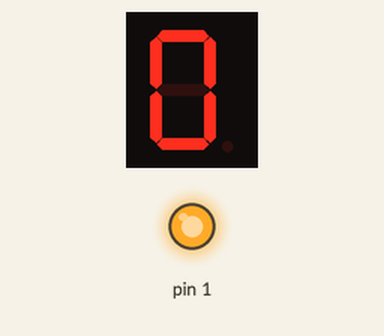
This sketch was run on a simulated Arduino Uno, built with avr-gcc and run on an emulated ATmega328P. Parts: 1-digit seven-segment display, output pins drawn as LEDs (lit = HIGH). Wiring (inferred from the names in the program): 1-digit 7-segment display, segments lit when HIGH: segments pin 4, pin 5, pin 6, pin 7, pin 8, pin 9, pin 10. The segment pins are drawn as the display they are named for; pins used as bus, display or sensor lines are not drawn.

Above: at 0.1 s.
At 1.1 s:
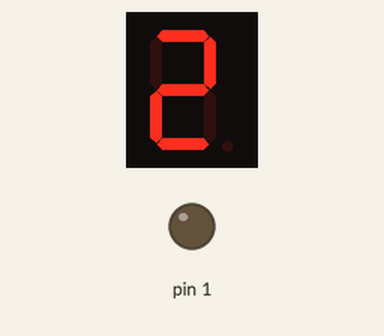
At 2.6 s:
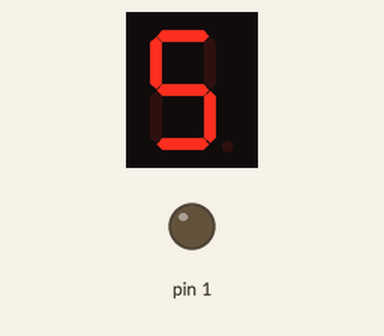
At 4.6 s:
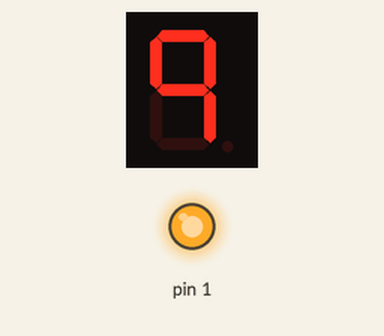
Timing chart, 0 to 39.5 s (numbered marks = the images above):
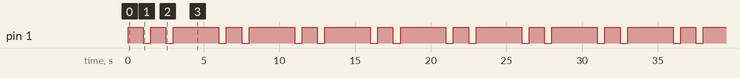

The sketch:

V4.ino
```cpp
/*The goal of this program is to count from 0 to 9 using functions

Functions, for loop, 7 segment, arrays */

int d=500; //variable to control the time displaying each digit

//arrays that contains the state of the segments that need to be
//...on or off in order to display the digit
int zero[]={1,1,1,1,1,1,0};
int one[]={0,1,1,0,0,0,0};
int two[]={1,1,0,1,1,0,1};
int three[]={1,1,1,1,0,0,1};
int four[]={0,1,1,0,0,1,1};
int five[]={1,0,1,1,0,1,1};
int six[]={1,0,1,1,1,1,1};
int seven[]={1,1,1,0,0,0,0};
int eight[]={1,1,1,1,1,1,1};
int nine[]={1,1,1,0,0,1,1};

int pins[]={4,5,6,7,8,9,10};//Array that contains the pins used

void setup() {
  // for loop that defines all the pins in the array "pins" as outputs
  for (int a=0;a<8;a++){
  pinMode(pins[a],OUTPUT);
}

}

//functions to digitalWrite on and off the pins needed for each digit
void Zero(){
  //0
for (int a=0;a<8;a++){
  digitalWrite(pins[a],zero[a]); //the pin number 0 of the array has the value of the value number 0 of the array 0
                                //then they change to the number 1 in both arrays
                                //it keeps increasing until reaching 7

}

}

void One(){ //function to display 1
//1
for (int a=0;a<8;a++){
  digitalWrite(pins[a],one[a]);
}

}

void Two(){ //function to display 2
//2
for (int a=0;a<8;a++){
  digitalWrite(pins[a],two[a]);
}

}

void Three(){ //function to display 3
//3
for (int a=0;a<8;a++){
  digitalWrite(pins[a],three[a]);
}

}

void Four(){ //function to display 4
//4
for (int a=0;a<8;a++){
  digitalWrite(pins[a],four[a]);
}

}

void Five(){//function to display 5
//5
for (int a=0;a<8;a++){
  digitalWrite(pins[a],five[a]);
}

}

void Six(){ //function to display 6
//6
for (int a=0;a<8;a++){
  digitalWrite(pins[a],six[a]);
}

}

void Seven(){ //function to display 7
//7
for (int a=0;a<8;a++){
  digitalWrite(pins[a],seven[a]);
}

}

void Eight(){ //function to display 8
//8
for (int a=0;a<8;a++){
  digitalWrite(pins[a],eight[a]);
}
}

void Nine(){ //function to display 9
//9
for (int a=0;a<8;a++){
  digitalWrite(pins[a],nine[a]);
}
}


void loop() {
//Calls all the functions to count from 0 to 9 with 0.5 seconds of delay between each digit

Zero(); //
delay(d);
One();
delay(d);
Two();
delay(d);
Three();
delay(d);
Four();
delay(d);
Five();
delay(d);
Six();
delay(d);
Seven();
delay(d);
Eight();
delay(d);
Nine();
delay(d);


}
```

Measured:
- by itself, pin 1: repeats every 5.0 s: LOW 0.50 s, HIGH 1.0 s, LOW 0.50 s, HIGH 3.0 s
- by itself, everything shown: repeats every 5.0 s, in 10 steps
- what the display in image 1 shows lasts 0.5 s, from 1.0 s to 1.5 s
